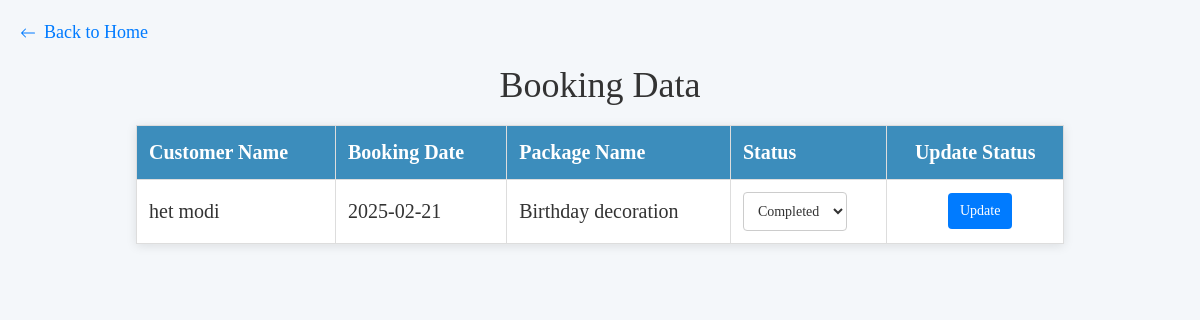
The page /customer.php (signed in) on the database its author committed.
### tables this page shows
CREATE TABLE IF NOT EXISTS `booking` (
  `package_id` int(11) NOT NULL AUTO_INCREMENT,
  `customer_name` varchar(255) NOT NULL,
  `customer_email` varchar(255) NOT NULL,
  `customer_number` varchar(11) NOT NULL,
  `status` varchar(25) NOT NULL DEFAULT 'Pending',
  `event_date` date NOT NULL,
  `package_name` varchar(255) NOT NULL,
  `payment_method` varchar(255) NOT NULL,
  `payment_status` varchar(255) NOT NULL,
  PRIMARY KEY (`package_id`)
);

### customer.php (the view, shortened to what this page needs)
<?php
include 'insert.php';
$sql = "SELECT customer_name, event_date, package_name, status FROM booking";
$result = $conn->query($sql);
?>
<!DOCTYPE html>
<html lang="en">
<head>
    <link rel="stylesheet" href="https://maxcdn.bootstrapcdn.com/bootstrap/3.4.1/css/bootstrap.min.css">
</head>
<body>
<a href="admin.php" class="back-home">
    <svg xmlns="http://www.w3.org/2000/svg" width="16" height="16" fill="currentColor" viewBox="0 0 16 16">
        <path fill-rule="evenodd" d="M15 8a.5.5 0 0 1-.5.5H2.707l3.147 3.146a.5.5 0 0 1-.708.708l-4-4a.5.5 0 0 1 0-.708l4-4a.5.5 0 1 1 .708.708L2.707 7.5H14.5A.5.5 0 0 1 15 8z" />
    </svg> Back to Home
</a>
<h1>Booking Data</h1>
<table>
    <thead>
        <tr>
            <th>Customer Name</th>
            <th>Booking Date</th>
            <th>Package Name</th>
            <th>Status</th>
            <th>Update Status</th>
        </tr>
    </thead>
    <tbody>
        <?php while ($row = $result->fetch_assoc()) {
            $booking_date = new DateTime($row['event_date']);
            $current_date = new DateTime();
            ?>
            <tr>
                <td><?php echo htmlspecialchars($row['customer_name']); ?></td>
                <td><?php echo $row['event_date']; ?></td>
                <td><?php echo htmlspecialchars($row['package_name']); ?></td>
                <td>
                    <form method="post" action="">
                        <select name="status">
                            <option value="Completed" <?php if ($row['status'] == 'Completed') echo 'selected'; ?>
                                <?php if ($booking_date > $current_date) echo 'disabled'; ?>> Completed</option>
                        </select>
                </td>
                <td>
                    <button type="submit">Update</button>
                </td>
            </tr>
        <?php } ?>
    </tbody>
</table>
</body>
</html>

### customer.php (style rules this page uses)
body { font-size: 20px; font-family: 'Poppins'; margin: 20px; background-color: #f4f7fa; }
h1 { text-align: center; color: #333; margin-bottom: 20px; }
table { width: 80%; margin: 20px auto; border-collapse: collapse; background: white; box-shadow: 0 2px 10px rgba(0, 0, 0, 0.1); }
th, td { padding: 12px; border: 1px solid #ddd; text-align: left; }
th { background-color: #3c8dbc; color: white; }
.back-home { text-decoration: none; font-size: 18px; color: #007BFF; display: flex; align-items: center; margin-bottom: 20px; }
.back-home svg { margin-right: 8px; fill: currentColor; }
table th:last-child, table td:last-child { text-align: center; }
form { display: inline-block; }
td select { padding: 10px; border-radius: 4px; border: 1px solid #ccc; font-size: 14px; color: #333; transition: all 0.3s ease; width: 100%; background-color: #ffffff; }
td select option { background-color: white; }
td select option[value="Completed"] { background-color: #add8e6; color: black; }
td button { margin-left: 10px; padding: 8px 12px; border: none; border-radius: 4px; background-color: #007BFF; color: white; font-size: 14px; cursor: pointer; transition: background-color 0.3s ease; }

### rows shown on the page
booking: customer_name "het modi", event_date "2025-02-21", package_name "Birthday decoration", status "Completed"
